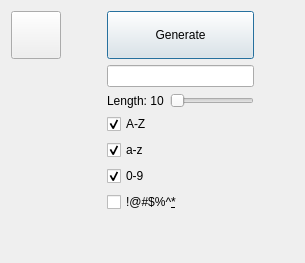
      <widget class="QWidget" name="generatorPage">
       <layout class="QGridLayout" name="gridLayout_6">
        <item row="2" column="3">
         <spacer name="horizontalSpacer_17">
          <property name="orientation">
           <enum>Qt::Horizontal</enum>
          </property>
          <property name="sizeHint" stdset="0">
           <size>
            <width>40</width>
            <height>20</height>
           </size>
          </property>
         </spacer>
        </item>
        <item row="0" column="2">
         <widget class="QPushButton" name="generate">
          <property name="sizePolicy">
           <sizepolicy hsizetype="MinimumExpanding" vsizetype="MinimumExpanding">
            <horstretch>0</horstretch>
            <verstretch>0</verstretch>
           </sizepolicy>
          </property>
          <property name="minimumSize">
           <size>
            <width>140</width>
            <height>30</height>
           </size>
          </property>
          <property name="maximumSize">
           <size>
            <width>280</width>
            <height>60</height>
           </size>
          </property>
          <property name="text">
           <string>Generate</string>
          </property>
          <property name="autoDefault">
           <bool>false</bool>
          </property>
          <property name="default">
           <bool>true</bool>
          </property>
         </widget>
        </item>
        <item row="0" column="0">
         <widget class="QPushButton" name="backToMain2">
          <property name="sizePolicy">
           <sizepolicy hsizetype="Fixed" vsizetype="Fixed">
            <horstretch>0</horstretch>
            <verstretch>0</verstretch>
           </sizepolicy>
          </property>
          <property name="minimumSize">
           <size>
            <width>50</width>
            <height>48</height>
           </size>
          </property>
          <property name="maximumSize">
           <size>
            <width>50</width>
            <height>50</height>
           </size>
          </property>
          <property name="autoFillBackground">
           <bool>false</bool>
          </property>
          <property name="styleSheet">
           <string notr="true"/>
          </property>
          <property name="text">
           <string/>
          </property>
          <property name="icon">
           <iconset resource="resource.qrc">
            <normaloff>:/images/back.png</normaloff>:/images/back.png</iconset>
          </property>
          <property name="iconSize">
           <size>
            <width>40</width>
            <height>40</height>
           </size>
          </property>
          <property name="flat">
           <bool>false</bool>
          </property>
         </widget>
        </item>
        <item row="0" column="1">
         <spacer name="horizontalSpacer_16">
          <property name="orientation">
           <enum>Qt::Horizontal</enum>
          </property>
          <property name="sizeHint" stdset="0">
           <size>
            <width>40</width>
            <height>20</height>
           </size>
          </property>
         </spacer>
        </item>
        <item row="2" column="2">
         <layout class="QVBoxLayout" name="verticalLayout_2" stretch="0,0,0,0,0,0,0">
          <item>
           <widget class="QLineEdit" name="generatedPassword">
            <property name="maximumSize">
             <size>
              <width>500</width>
              <height>16777215</height>
             </size>
            </property>
           </widget>
          </item>
          <item>
           <layout class="QHBoxLayout" name="horizontalLayout">
            <item>
             <widget class="QLabel" name="passwordLengthLabel">
              <property name="text">
               <string>Length: 10</string>
              </property>
             </widget>
            </item>
            <item>
             <widget class="QSlider" name="passLengthSlider">
              <property name="minimum">
               <number>10</number>
              </property>
              <property name="maximum">
               <number>64</number>
              </property>
              <property name="tracking">
               <bool>true</bool>
              </property>
              <property name="orientation">
               <enum>Qt::Horizontal</enum>
              </property>
             </widget>
            </item>
           </layout>
          </item>
          <item>
           <widget class="QCheckBox" name="checkUpper">
            <property name="enabled">
             <bool>true</bool>
            </property>
            <property name="text">
             <string>A-Z</string>
            </property>
            <property name="checked">
             <bool>true</bool>
            </property>
            <property name="tristate">
             <bool>false</bool>
            </property>
           </widget>
          </item>
          <item>
           <widget class="QCheckBox" name="checkLower">
            <property name="text">
             <string>a-z</string>
            </property>
            <property name="checked">
             <bool>true</bool>
            </property>
           </widget>
          </item>
          <item>
           <widget class="QCheckBox" name="checkNum">
            <property name="text">
             <string>0-9</string>
            </property>
            <property name="checked">
             <bool>true</bool>
            </property>
            <property name="tristate">
             <bool>false</bool>
            </property>
           </widget>
          </item>
          <item>
           <widget class="QCheckBox" name="checkSpecial">
            <property name="text">
             <string>!@#$%^&amp;*</string>
            </property>
           </widget>
          </item>
          <item>
           <spacer name="verticalSpacer_3">
            <property name="orientation">
             <enum>Qt::Vertical</enum>
            </property>
            <property name="sizeHint" stdset="0">
             <size>
              <width>20</width>
              <height>40</height>
             </size>
            </property>
           </spacer>
          </item>
         </layout>
        </item>
       </layout>
      </widget>
